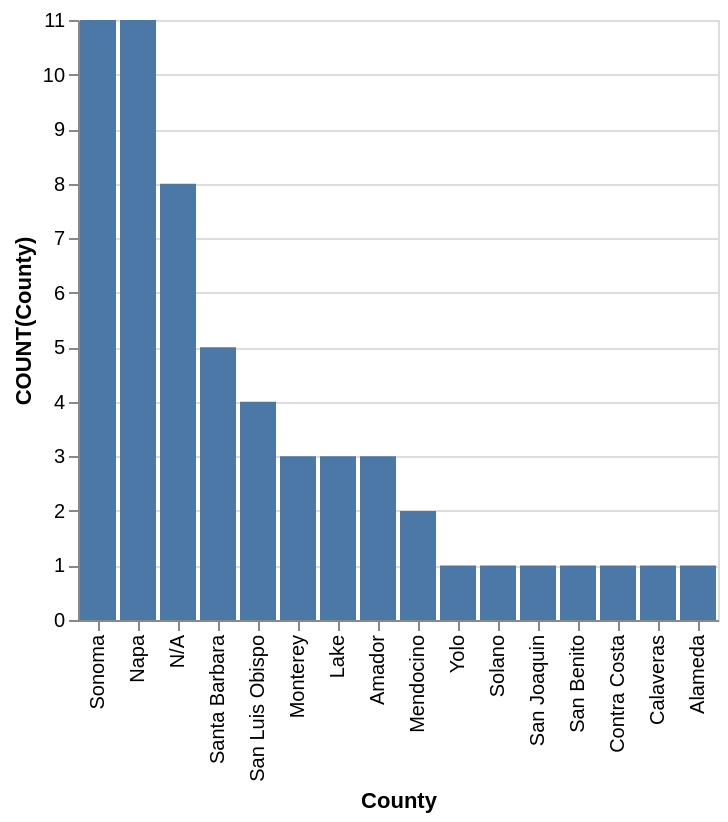

Vega-Lite specification stored for this chart:
### Vega-Lite specification from a JSON file in a GitHub repository (floating-point values rounded to 4 significant figures)
{"data": {"values": [{"x_data": "Sonoma", "y_data": 11}, {"x_data": "Napa", "y_data": 11}, {"x_data": "N/A", "y_data": 8}, {"x_data": "Santa Barbara", "y_data": 5}, {"x_data": "San Luis Obispo", "y_data": 4}, {"x_data": "Monterey", "y_data": 3}, {"x_data": "Lake", "y_data": 3}, {"x_data": "Amador", "y_data": 3}, {"x_data": "Mendocino", "y_data": 2}, {"x_data": "Yolo", "y_data": 1}, {"x_data": "Solano", "y_data": 1}, {"x_data": "San Joaquin", "y_data": 1}, {"x_data": "San Benito", "y_data": 1}, {"x_data": "Contra Costa", "y_data": 1}, {"x_data": "Calaveras", "y_data": 1}, {"x_data": "Alameda", "y_data": 1}]}, "mark": "bar", "encoding": {"x": {"field": "x_data", "type": "nominal", "title": "County", "sort": {"op": "sum", "field": "y_data", "order": "descending"}}, "y": {"field": "y_data", "type": "quantitative", "title": "COUNT(County)"}}}
